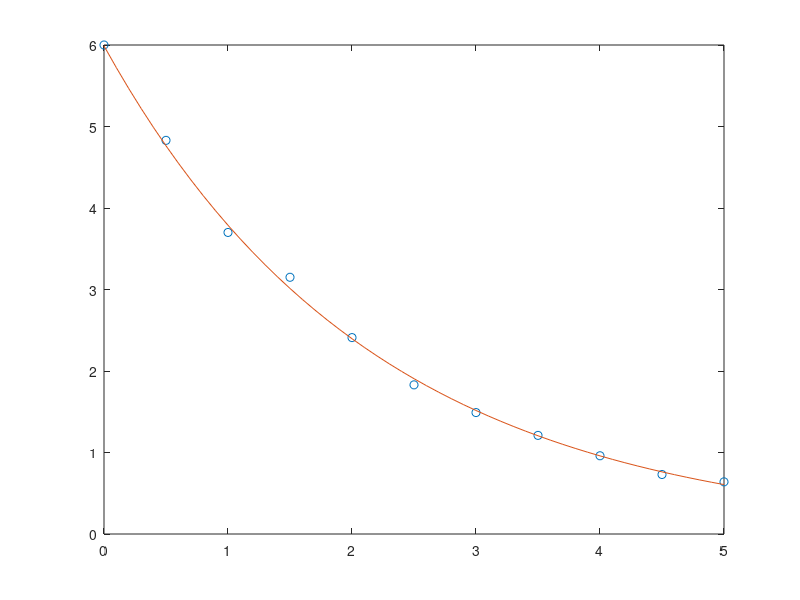

Source code (MATLAB):
% AP_Ch8_Polinomials,Curve_Fitting,_and_Interpolation
% 
% Polynomials are mathematical expression that are frequently used for
% problem solving and modeling in science and engineering. In many cases an
% equation that is written in the process of solving a problem is a
% polynomial, and the solution of the problem is the zero of the
% polynomial. 
%
% Curve fitting is a process of finding a fucntion that can be used to
% model data. The function does not necessarily pass through any of the
% points, but models the data with the smallest possible error. There are
% no limitations to the type of the equations that can be used for curve 
% fitting. Often, however, polynomial, exponential, and power functions 
% are used.    
%
% Interpolation is the process of estimating values between data points. 
% The simplest kind of interpolation is done by drawing a straight line 
% between the points. In a more sophistikated interpolation, data from
% additional points is used. 
% 
% 8.1 Polynomials 
% Polynomilas are functions that have the form:
% f(x) = an*xn + a(n-1)*x(n-1) + ... + a1*x + a0
% an, a(n-1), ... , a1, a0 are real numbers
% in MATLAB, polynomials are represented by a row vector in which the 
% elements are the coefficients an, a(n-1), ..., a1, a0

p = [8 5] % 8*x + 5
x = 2
% The value of a polynomial at a point x can be calculated with the
% fucntion p o l y v a l that has the form:
polyval (p, x)

% Sample Problem 8 - 1: Calculating polynomials with MATLAB
p = [1 -12.1 40.59 -17.015 -71.95 35.88]
x = -1.5 : 0.1: 6.7
y = polyval (p, x)
plot (x,y)

% Roots of a Polynomial
r  = roots(p)
% This is very important function to find the roots of a quadratic
% equation
roots([4 10 -8])

% And vise-verse: when the roots of a polynomial are known, the p o l y 
% command can be used for detecting the coefficients of the polynomial:
r = [6.5 4 2.3 -1.2 0.5]
p = poly(r)

% 8.1.3 Addition, Multiplication and \Division of Polynomials
% by adding (substracting) coefficients.
% the dhorter vector has to be modified to be of the same lenght as
% the longer vector by adding zeros. 
p1 = [3 15 0 -10 -3 15 -40];
p2 = [3 0 -2 -6];
p = p1 +[ 0 0 0 p2];

% Multiplication
pm = conv (p1, p2);

% Division
% A polynomial can be devided by another polynomial with the MATLAB
% built-in function deconv, which has trhe form:
u = [2 9 7 -6];
v = [1 3];
[a b] = deconv (u, v)
[a b] = deconv (p1, p2)

% Derivatives of Polynomials
% The buil-in fucntion p o l y d e r can be used to calculate the
% derivative of a single polynomials, a product of two polynomial
% or a quotient of two polynomials:
% k = polyder(p), where p - polynomial vector; k - derivative vector
% k = polyder(a, b), a*b - product vector, k - derivative product vector 
% [n d] = polyder(u, v), u/v - quatient polynomial, n/d -quatioen derivative

f1 = [3 -2 4]
f2 = [1 0 5]
k = polyder (f1)
d = polyder (f1, f2)
[n d] = polyder (f1, f2)

% 8.2 Curve Fitting
% Curve fitting, also called regression analysis, is a process of fitting a
% fucntion to a set of data points. The function can then be used as a
% matehmatical model of the data. 

% Polynomials can be used to fit data points in two ways. In one the
% polynomial passes through all data points, and the other the polynomial 
% does not necessary pass through any of the points but overall gives a
% good aproximation of the data.

% N.B. polynomials of high degraa might give a large error if they are used
% to estimate values between data points.

% The most common method of finding the best fit to data points is
% the method of least squares.
% ----------------------------
% Least Squares Method:
%
% In this method, the coefficients of the polynomial are determined by
% minimising the sum of the squares of the residuals at all the data
% points. The residual at each point is defined as the difference between
% the value of the polynomial and the value of the data.
% Example:
% (x1, y1); (x2,y2); (x3,y3); (x4,y4);  - data points
% f(x) = a1*x + a0 - 1st aproximation
% The residual at each point Ri: Ri = f(xi) - yi
% R = [f(x1) - y1]^2 + [f(x2) - y2]^2 + [f(x3) - y3]^2 + [f(x4) - y4]^2
% then finding R as fucntion of a1 and a0, by f(x) substracting
% The minimum of R can be find by partial derivatives of R with respect to
% a0 and a1 and equating them to zero:
% dR / da1 = 0  and dR / da0 = 0
% this results in a system of two equations with two unknows:a1 and a0. 
% the solution of these equations gives the values of the coefficients of
% the polynomial that best fits the data. 
% The same procedure can be followed with the more points and 
% high-order polynomials. 
% ------------------------------
% Curve with polynomials is done with p o l y f i t
%
% p = polyfit (x, y, n)
% x - vector with the horizontal coordinates
% y - vector with the vertical coordintaes
% n - is degree of polynomial

x = [0.9 1.5 3 4 6 8 9.5];
y = [0.9 1.5 2.5 5.1 4.5 4.9 6.3];
p = polyfit(x,y,4)
xp = 0.9 : 0.1 : 9.5;
yp = polyval (p,xp)
plot (x, y, 'o', xp, yp)
xlabel('x'); ylabel('y');

% ------------------------------
% Curve fitting with Fucntions other tahn Polynomials
% 
% Many situations in science and enginnering require fitting fucntions that 
% are not polynomials to given data.
%
% Rewrite fucntions of differnet types to polynomial form:
% Type of     | Classical        | Rewriting               | Linear        | Other considerations
% function    | form             | form                    | relationship: | In choosing functions:
% ------------|------------------|-------------------------|---------------|-----------------------------------------------------------------
% Power       | y = b*x^m        | ln(y) = m*ln(x) + ln(b) | ln(y) & ln(x) | y = 0 when x = 0  
%             |                  |                         |               |
% ------------|------------------|-------------------------|---------------|-----------------------------------------------------------------
% Exponential | y = b*e^mx       | ln(y) = mx + ln(b)      | ln(y) & x     | 1) Cannot pass through origin
%             | y = b*10^mx      | log(y) = mx + log(b)    |               | 2) can fit only data with all positive y's or all negative y's
% ------------|------------------|-------------------------|---------------|-----------------------------------------------------------------
% Logarithmic | y = m*ln(x) + b  | the same                | y & ln(x)     | 1) Cannot model x = 0 or negative values of x
%             | y = m*log(x) + b |                         |               |
% ------------|------------------|-------------------------|---------------|-----------------------------------------------------------------
% Reciprocal  | y = 1 / (mx + b) | 1/y = mx + b            |1/y & x        | 1) Cannot model y = 0
%             |                  |                         |               |
% ------------|------------------|-------------------------|---------------|-----------------------------------------------------------------

% Exapmple
t = 0 : 0.5 :5;
w = [6 4.83 3.7 3.15 2.41 1.83 1.49 1.21 0.96 0.73 0.64];
p = polyfit(t, log(w), 1);
m = p(1)
b = exp(p(2))
tm = 0:0.1:5;
wm = b*exp(m*tm);
plot(t,w,'o',tm,wm)



